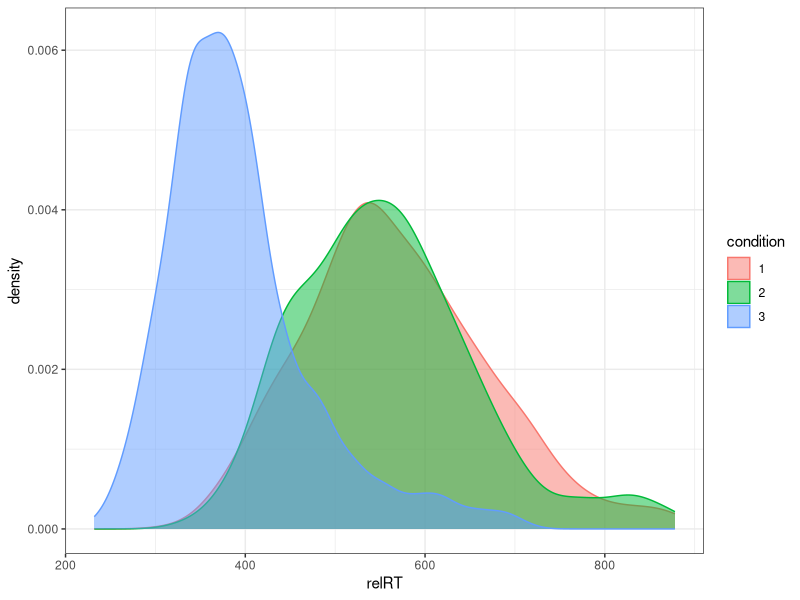
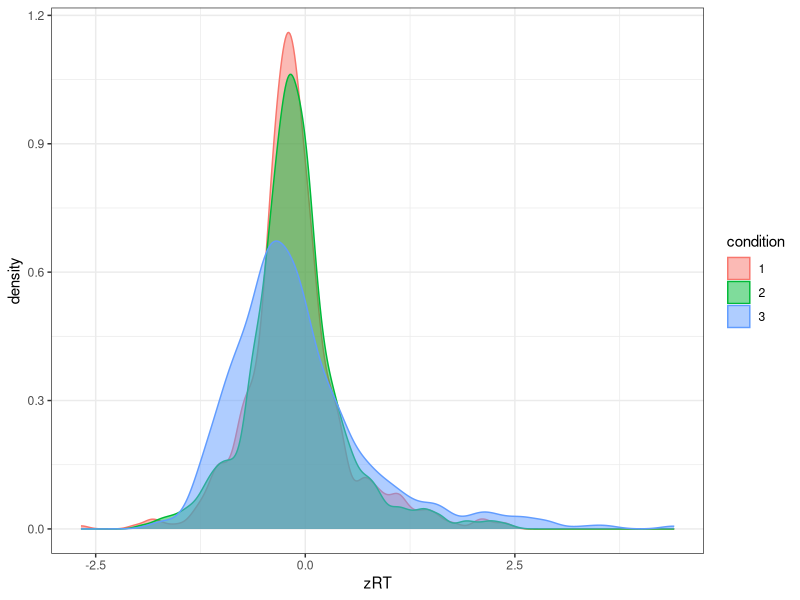
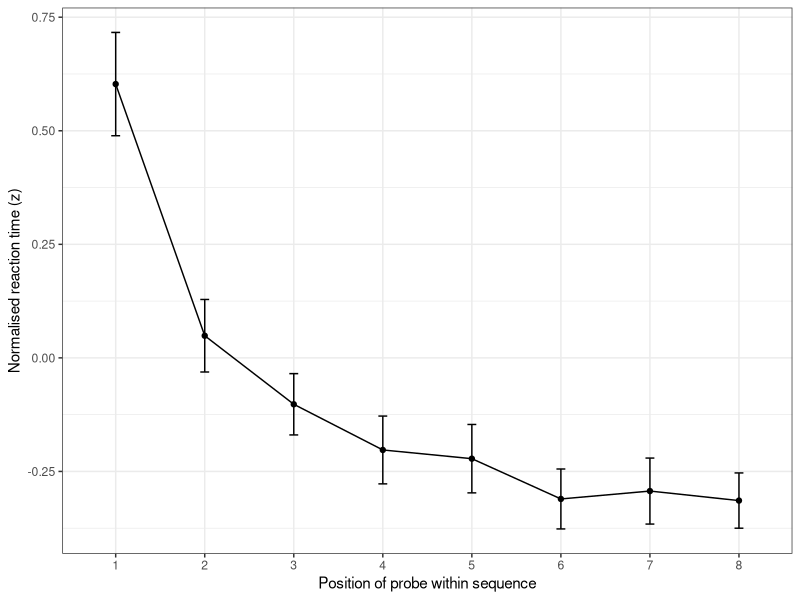
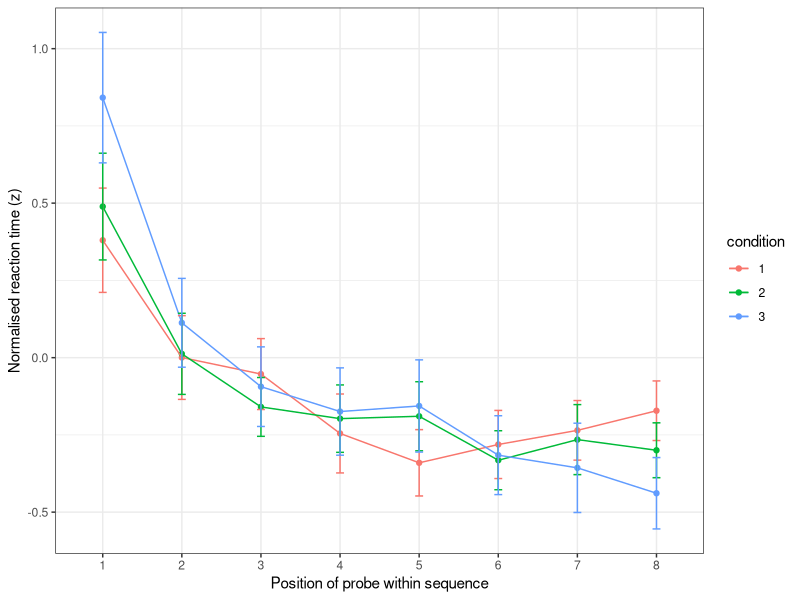
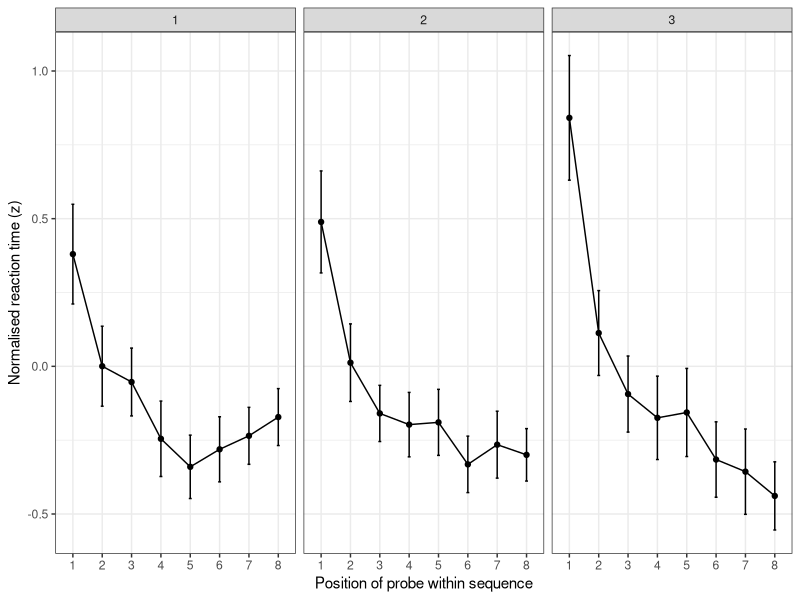
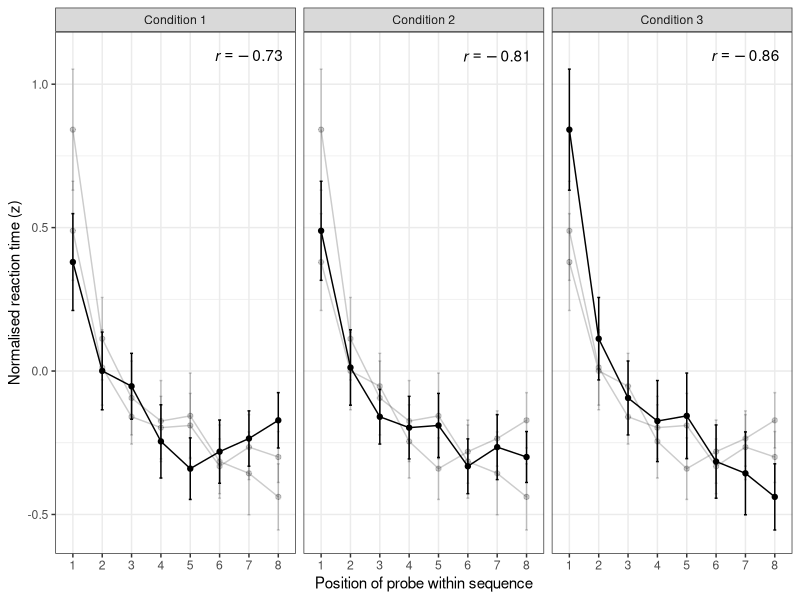

Write the R code that produced these figures, in order.
#--------------------------------------------------------
# Globals
#--------------------------------------------------------

rm(list=ls())     # remove previous objects from workspace

library(tidyverse)
theme_set(theme_bw()) # ggplot theme
library(lmerTest)
library(xtable)

figdir <- '../plots/'

#------------------------------------------------------------
# helper functions
#------------------------------------------------------------

# summarySE()
# partially based on: http://www.cookbook-r.com/Manipulating_data/Summarizing_data/

## Summarizes data.
## Gives count, mean, standard deviation, standard error of the mean, and confidence 
## interval (default 95%).
##   data: a data frame.
##   measurevar: the name of a column that contains the variable to be summariezed
##   groupvars: a vector containing names of columns that contain grouping variables
##   na.rm: a boolean that indicates whether to ignore NA's
##   conf.interval: the percent range of the confidence interval (default is 95%)

summarySE <- function(data, measurevar, groupvars, conf.interval=.95) {
  
  # Mean by groups
  datac <- data %>% 
    mutate_(measurevar = measurevar) %>% 
    group_by_(.dots = groupvars) %>%
    summarise(mean = mean(measurevar, na.rm = T), sd = sd(measurevar, na.rm = T), N = n()) %>% 
    ungroup()
  datac[,measurevar] <- datac$mean
  
  # Calculate standard error of the mean
  datac$se <- datac$sd / sqrt(datac$N)
  
  # Confidence interval multiplier for standard error
  ciMult <- qt(conf.interval/2 + .5, datac$N-1)
  datac$ci <- datac$se * ciMult
  
  return(datac)
}

# save plots with cairo

ggsave.alt <- function(plot.lst = list(last_plot()), custom.name = "lastplot",
                       height = fh, width = fw, figscale = 1, ...) {
  if (is.null(names(plot.lst))) names(plot.lst) <- custom.name
  plot.names <- paste0(names(plot.lst), ".pdf")
  pmap(list(plot.names, plot.lst), ggsave,
       device=cairo_pdf, scale = figscale,
       height = height, width = width, ...)
}

#--------------------------------------------------------
# Load data
#--------------------------------------------------------

d <- read_csv('../data/seh2_response_data.csv') %>% 
  mutate(condition = as.factor(condition))

#--------------------------------------------------------
# Distributions
#--------------------------------------------------------

# Conditions were conducted on different machines:
# Conditions 1 and 2: Dell XPS M1330, Ubuntu 12.04.
# Condition 3: Lenovo T440s, Ubuntu 15.10.
# RTs are consistently shorter for condition 3.

ggplot(d) + aes(x = relRT, fill = condition, colour = condition) +
  geom_density(alpha = .5)

ggplot(d) + aes(x = zRT, fill = condition, colour = condition) +
  geom_density(alpha = .5)

summarySE(d, "relRT", groupvars = "condition")
summarySE(d, "zRT", "condition")

#--------------------------------------------------------
# By probe
#--------------------------------------------------------

## Summary by probe
dsum2 <- summarySE(d, "zRT", c("probe"))
ggplot(dsum2) + aes(x = factor(probe), y = mean, group = 1) +
  geom_point() + geom_line() +
  geom_errorbar(aes(ymin=mean-ci, ymax=mean+ci), width=.1) +
  labs(x = "Position of probe within sequence",
       y = "Normalised reaction time (z)")
# ggsave("dsum_all.pdf", scale = 2)

## Summary by probe and condition
dsum <- summarySE(d, "zRT", c("probe", "condition"))
ggplot(dsum) + aes(x = factor(probe), y = mean, group = condition, color = condition) +
  geom_point() + geom_line() +
  geom_errorbar(aes(ymin=mean-ci, ymax=mean+ci), width=.1) +
  labs(x = "Position of probe within sequence",
       y = "Normalised reaction time (z)")
# ggsave("dsum_conditions.pdf", scale = 2)

ggplot(dsum) + aes(x = factor(probe), y = mean, group = condition) +
  geom_point() + geom_line() +
  geom_errorbar(aes(ymin=mean-ci, ymax=mean+ci), width=.1) +
  facet_wrap(~ condition) +
  labs(x = "Position of probe within sequence",
       y = "Normalised reaction time (z)") +
  theme(legend.position="none")
# ggsave(paste0(figdir, "dsum_conditions2.pdf"), width = 10, height = 6)

# summary statistics (for plot overlay)
dsum.stat <- dsum %>% 
  mutate(condition = paste("Condition", condition)) %>% 
  group_by(condition) %>% 
  summarise(r = cor(probe, zRT) %>% round(2)) %>% 
  mutate(highlight = condition)

# with hihglight
dsum %>% 
  mutate(condition = paste("Condition", condition)) %>% 
  crossing(highlight = unique(.$condition)) %>%
  ggplot() +
  aes(x = factor(probe), y = mean, group = condition,
      alpha = highlight == condition) +
  geom_point() + geom_line() +
  geom_errorbar(aes(ymin=mean-ci, ymax=mean+ci), width=.1) +
  facet_wrap(~ condition) +
  labs(x = "Position of probe within sequence",
       y = "Normalised reaction time (z)") +
  facet_wrap(~highlight) +
  scale_alpha_discrete(range = c(.2, 1)) +
  theme(legend.position="none") +
  geom_text(aes(x = 7, y = 1.1, label = paste0("italic(r) == ", r)), parse = T, 
            data = dsum.stat)
# ggsave.alt(custom.name = "dsum_conditions3", width = 7.5, height = 5)

#--------------------------------------------------------
# mixed models
#--------------------------------------------------------

# probe + probe.dist
mm1 <- lmer(zRT ~ probe + probe.dist + (1 + probe | subjectID),
            d, REML = F)
summary(mm1)
mm1.null <- lmer(zRT ~ probe.dist + (1 + probe | subjectID),
                 d, REML = T)
anova(mm1, mm1.null)

# probe + probe.dist + condition
mm2 <- lmer(zRT ~ probe + probe.dist + condition + (1 + probe | subjectID),
            d, REML = F)
summary(mm2)
mm2.null <- lmer(zRT ~ probe + probe.dist + (1 + probe | subjectID),
                 d, REML = T)
anova(mm2, mm2.null)

# probe + probe.dist + condition*probe
mm3 <- lmer(zRT ~ probe.dist + probe + condition + (probe*condition) +
              (1 + probe | subjectID),
            d, REML = F)
summary(mm3)
mm3.null <- lmer(zRT ~ probe.dist + probe + condition + (1 + probe | subjectID),
                 d, REML = T)
anova(mm3, mm3.null)

print(xtable(summary(mm3)$coefficients, digits = 4),
      scalebox = '.8', include.rownames = T, booktabs = T)

print(xtable(anova(mm3), digits = 4),
      scalebox = '.8', include.rownames = T, booktabs = T)
